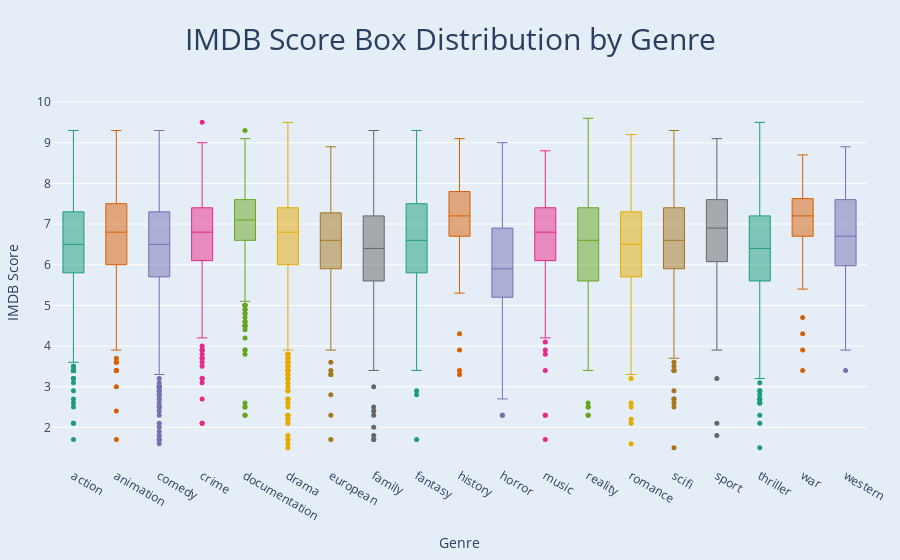

Notebook source saved alongside this figure:
### Code cell
palette = cycle(px.colors.qualitative.Dark2)

fig = go.Figure()

for i, genre in enumerate(sorted(genres)):
    temp = df[df[genre] == 1]
    
    fig.add_trace(
        go.Box(
            y=temp['imdb_score'],
            name=genre,
            marker_color=next(palette),
            marker_size=5,
            line_width=1,
            hovertemplate="<b>%{y:.2f}</b>"+f"<br>{genre}<br>Count-{len(temp)}<extra></extra>",
        )
    )

fig.update_layout(
    title="IMDB Score Box Distribution by Genre",
    title_font_size=30,
    title_x=0.5,
    yaxis_title="IMDB Score",
    xaxis_title="Genre",
    template="plotly",
    margin=dict(
        l=40,
        r=30,
        b=80,
        t=100,
    ),
    showlegend=False,
    paper_bgcolor='rgb(229, 237, 247)',
    plot_bgcolor='rgb(229, 237, 247)',
)

fig.show()

### Figure 1 — Plotly figure (JSON) as saved in the notebook; plotly's stock layout.template omitted (floating-point values rounded to 4 significant figures; data arrays with more than 128 entries replaced by an {"elided": "..."} marker saying what was removed)
{"data": [{"hovertemplate": "<b>%{y:.2f}</b><br>action<br>Count-1053<extra></extra>", "line": {"width": 1}, "marker": {"color": "rgb(27,158,119)", "size": 5}, "name": "action", "type": "box", "y": {"elided": "1053 float values"}}, {"hovertemplate": "<b>%{y:.2f}</b><br>animation<br>Count-665<extra></extra>", "line": {"width": 1}, "marker": {"color": "rgb(217,95,2)", "size": 5}, "name": "animation", "type": "box", "y": {"elided": "665 float values"}}, {"hovertemplate": "<b>%{y:.2f}</b><br>comedy<br>Count-2269<extra></extra>", "line": {"width": 1}, "marker": {"color": "rgb(117,112,179)", "size": 5}, "name": "comedy", "type": "box", "y": {"elided": "2269 float values"}}, {"hovertemplate": "<b>%{y:.2f}</b><br>crime<br>Count-891<extra></extra>", "line": {"width": 1}, "marker": {"color": "rgb(231,41,138)", "size": 5}, "name": "crime", "type": "box", "y": {"elided": "891 float values"}}, {"hovertemplate": "<b>%{y:.2f}</b><br>documentation<br>Count-910<extra></extra>", "line": {"width": 1}, "marker": {"color": "rgb(102,166,30)", "size": 5}, "name": "documentation", "type": "box", "y": {"elided": "910 float values"}}, {"hovertemplate": "<b>%{y:.2f}</b><br>drama<br>Count-2901<extra></extra>", "line": {"width": 1}, "marker": {"color": "rgb(230,171,2)", "size": 5}, "name": "drama", "type": "box", "y": {"elided": "2901 float values"}}, {"hovertemplate": "<b>%{y:.2f}</b><br>european<br>Count-460<extra></extra>", "line": {"width": 1}, "marker": {"color": "rgb(166,118,29)", "size": 5}, "name": "european", "type": "box", "y": {"elided": "460 float values"}}, {"hovertemplate": "<b>%{y:.2f}</b><br>family<br>Count-622<extra></extra>", "line": {"width": 1}, "marker": {"color": "rgb(102,102,102)", "size": 5}, "name": "family", "type": "box", "y": {"elided": "622 float values"}}, {"hovertemplate": "<b>%{y:.2f}</b><br>fantasy<br>Count-631<extra></extra>", "line": {"width": 1}, "marker": {"color": "rgb(27,158,119)", "size": 5}, "name": "fantasy", "type": "box", "y": {"elided": "631 float values"}}, {"hovertemplate": "<b>%{y:.2f}</b><br>history<br>Count-233<extra></extra>", "line": {"width": 1}, "marker": {"color": "rgb(217,95,2)", "size": 5}, "name": "history", "type": "box", "y": {"elided": "233 float values"}}, {"hovertemplate": "<b>%{y:.2f}</b><br>horror<br>Count-380<extra></extra>", "line": {"width": 1}, "marker": {"color": "rgb(117,112,179)", "size": 5}, "name": "horror", "type": "box", "y": {"elided": "380 float values"}}, {"hovertemplate": "<b>%{y:.2f}</b><br>music<br>Count-238<extra></extra>", "line": {"width": 1}, "marker": {"color": "rgb(231,41,138)", "size": 5}, "name": "music", "type": "box", "y": {"elided": "238 float values"}}, {"hovertemplate": "<b>%{y:.2f}</b><br>reality<br>Count-223<extra></extra>", "line": {"width": 1}, "marker": {"color": "rgb(102,166,30)", "size": 5}, "name": "reality", "type": "box", "y": {"elided": "223 float values"}}, {"hovertemplate": "<b>%{y:.2f}</b><br>romance<br>Count-958<extra></extra>", "line": {"width": 1}, "marker": {"color": "rgb(230,171,2)", "size": 5}, "name": "romance", "type": "box", "y": {"elided": "958 float values"}}, {"hovertemplate": "<b>%{y:.2f}</b><br>scifi<br>Count-587<extra></extra>", "line": {"width": 1}, "marker": {"color": "rgb(166,118,29)", "size": 5}, "name": "scifi", "type": "box", "y": {"elided": "587 float values"}}, {"hovertemplate": "<b>%{y:.2f}</b><br>sport<br>Count-166<extra></extra>", "line": {"width": 1}, "marker": {"color": "rgb(102,102,102)", "size": 5}, "name": "sport", "type": "box", "y": {"elided": "166 float values"}}, {"hovertemplate": "<b>%{y:.2f}</b><br>thriller<br>Count-1178<extra></extra>", "line": {"width": 1}, "marker": {"color": "rgb(27,158,119)", "size": 5}, "name": "thriller", "type": "box", "y": {"elided": "1178 float values"}}, {"hovertemplate": "<b>%{y:.2f}</b><br>war<br>Count-149<extra></extra>", "line": {"width": 1}, "marker": {"color": "rgb(217,95,2)", "size": 5}, "name": "war", "type": "box", "y": {"elided": "149 float values"}}, {"hovertemplate": "<b>%{y:.2f}</b><br>western<br>Count-44<extra></extra>", "line": {"width": 1}, "marker": {"color": "rgb(117,112,179)", "size": 5}, "name": "western", "type": "box", "y": [7.3, 6.9, 6.5, 8.9, 6.2, 7.1, 6.8, 6.5, 7.6, null, 5.6, 8.4, 8.3, 7.6, 5.7, 7.6, 7.8, 7.3, 7.4, 6, 4.8, 6.6, 7.9, 7.7, 7.6, 7.3, 7.6, 6.6, 6.9, 6, 4, 5.3, 5.7, 3.9, 3.4, 6.1, null, 5.5, 6.3, 5.9, 6.9, 6.5, null, 6.7]}], "layout": {"margin": {"b": 80, "l": 40, "r": 30, "t": 100}, "paper_bgcolor": "rgb(229, 237, 247)", "plot_bgcolor": "rgb(229, 237, 247)", "showlegend": false, "title": {"font": {"size": 30}, "text": "IMDB Score Box Distribution by Genre", "x": 0.5}, "xaxis": {"title": {"text": "Genre"}}, "yaxis": {"title": {"text": "IMDB Score"}}}}
